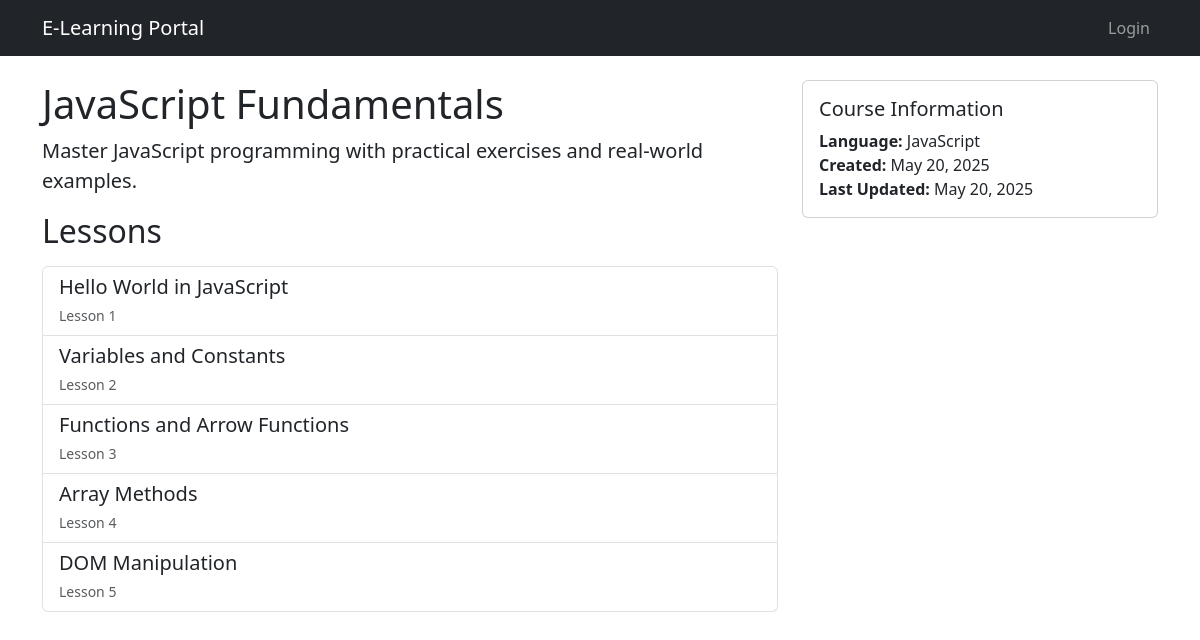
Screenshot of /course/2/ with the database file from the repository.
### courses/models.py (models this page shows, shortened)
class Course(models.Model):
    title = models.CharField(max_length=200)
    description = models.TextField()
    language = models.CharField(max_length=50)
    created_at = models.DateTimeField(auto_now_add=True)
    updated_at = models.DateTimeField(auto_now=True)
    image = models.ImageField(upload_to='course_images/', null=True, blank=True)

class Lesson(models.Model):
    course = models.ForeignKey(Course, on_delete=models.CASCADE, related_name='lessons')
    title = models.CharField(max_length=200)
    content = models.TextField()
    order = models.IntegerField()
    exercise = models.TextField(blank=True)
    solution = models.TextField(blank=True)
    class Meta:
        ordering = ['order']

### courses/views.py (the view)
# urls.py: path('course/<int:course_id>/', views.course_detail, name='course_detail'),
def course_detail(request, course_id):
    course = get_object_or_404(Course, id=course_id)
    lessons = course.lessons.all()
    if request.user.is_authenticated:
        progress, created = UserProgress.objects.get_or_create(
            user=request.user,
            course=course
        )
        completed_lessons = progress.completed_lessons.all()
    else:
        progress = None
        completed_lessons = []
    return render(request, 'courses/course_detail.html', {
        'course': course,
        'lessons': lessons,
        'progress': progress,
        'completed_lessons': completed_lessons
    })

### courses/templates/courses/course_detail.html (shortened to what this page needs)
{% extends 'courses/base.html' %}
{% block content %}
<div class="row">
    <div class="col-md-8">
        <h1>{{ course.title }}</h1>
        <p class="lead">{{ course.description }}</p>
        <h2 class="mb-3">Lessons</h2>
        <div class="list-group">
            {% for lesson in lessons %}
            <a href="{% url 'courses:lesson_detail' course.id lesson.id %}"
               class="list-group-item list-group-item-action {% if lesson in completed_lessons %}list-group-item-success{% endif %}">
                <div class="d-flex w-100 justify-content-between">
                    <h5 class="mb-1">{{ lesson.title }}</h5>
                </div>
                <small class="text-muted">Lesson {{ lesson.order }}</small>
            </a>
            {% empty %}
            <div class="alert alert-info">
                No lessons available for this course yet.
            </div>
            {% endfor %}
        </div>
    </div>
    <div class="col-md-4">
        <div class="card">
            <div class="card-body">
                <h5 class="card-title">Course Information</h5>
                <p class="card-text">
                    <strong>Language:</strong> {{ course.language }}<br>
                    <strong>Created:</strong> {{ course.created_at|date:"F j, Y" }}<br>
                    <strong>Last Updated:</strong> {{ course.updated_at|date:"F j, Y" }}
                </p>
            </div>
        </div>
    </div>
</div>
{% endblock %}

### rows the page displays
Course: title "JavaScript Fundamentals", description "Master JavaScript programming with practical exercises and real-world examples.", language "JavaScript", created_at "May 20, 2025", updated_at "May 20, 2025"
Lesson: title "Hello World in JavaScript", order "1"
Lesson: title "Variables and Constants", order "2"
Lesson: title "Functions and Arrow Functions", order "3"
Lesson: title "Array Methods", order "4"
Lesson: title "DOM Manipulation", order "5"
